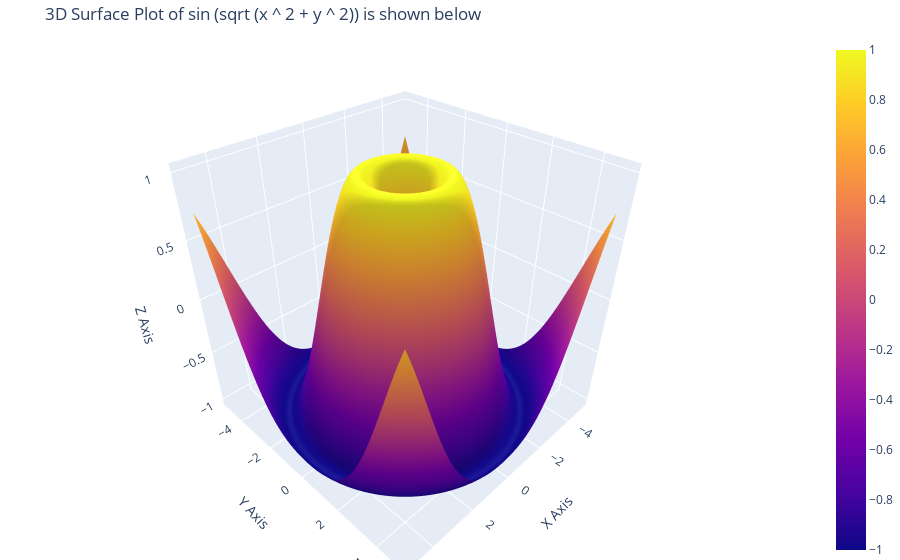

This figure's notebook cell:
### Markdown cell above
### 9. Write a Python program to draw 3D Plots using Plotly Libraries.

### Code cell
# Import PLotly and Numpy libraries

import plotly.graph_objects as go
import numpy as np

x = np.linspace (-5, 5, 100)
y = np.linspace (-5, 5, 100)

x, y = np.meshgrid (x, y)

z = np.sin (np.sqrt (x ** 2 + y ** 2))

fig = go.Figure (data = [go.Surface (z = z, x = x, y = y)])

fig.update_layout (     scene = dict (xaxis_title = 'X Axis', yaxis_title = 'Y Axis', zaxis_title = 'Z Axis'),
                        margin = dict (l = 0, r = 0, b = 0, t = 40),
                        title = '3D Surface Plot of sin (sqrt (x ^ 2 + y ^ 2)) is shown below'    )

fig.show ()

### Figure 1 — Plotly figure (JSON) as saved in the notebook; plotly's stock layout.template omitted (floating-point values rounded to 4 significant figures; data arrays with more than 128 entries replaced by an {"elided": "..."} marker saying what was removed)
{"data": [{"type": "surface", "x": {"elided": "100x100 float values"}, "y": {"elided": "100x100 float values"}, "z": {"elided": "100x100 float values"}}], "layout": {"margin": {"b": 0, "l": 0, "r": 0, "t": 40}, "scene": {"xaxis": {"title": {"text": "X Axis"}}, "yaxis": {"title": {"text": "Y Axis"}}, "zaxis": {"title": {"text": "Z Axis"}}}, "title": {"text": "3D Surface Plot of sin (sqrt (x ^ 2 + y ^ 2)) is shown below"}}}
